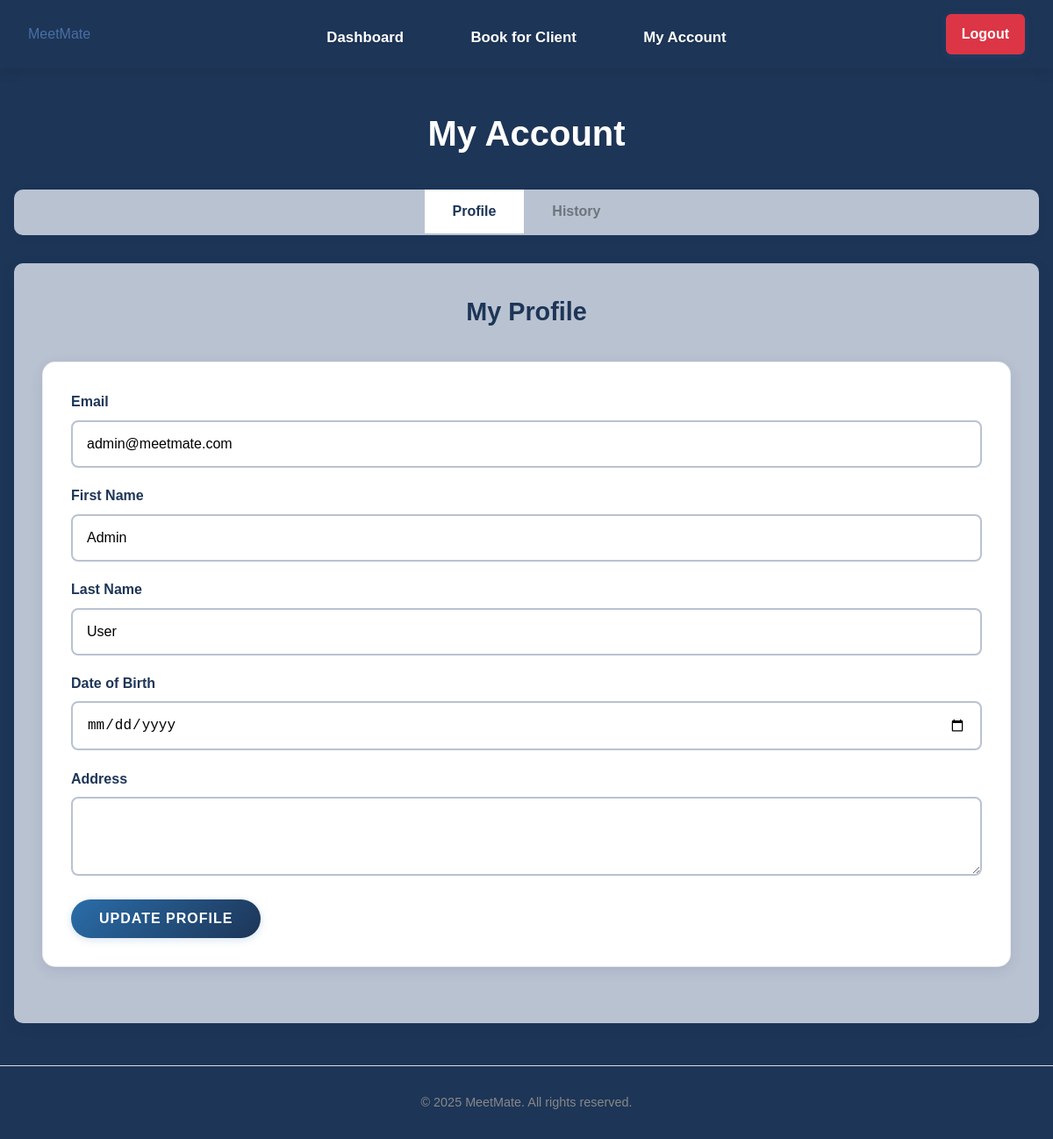
Before: /my_account (signed in) with the older database file.
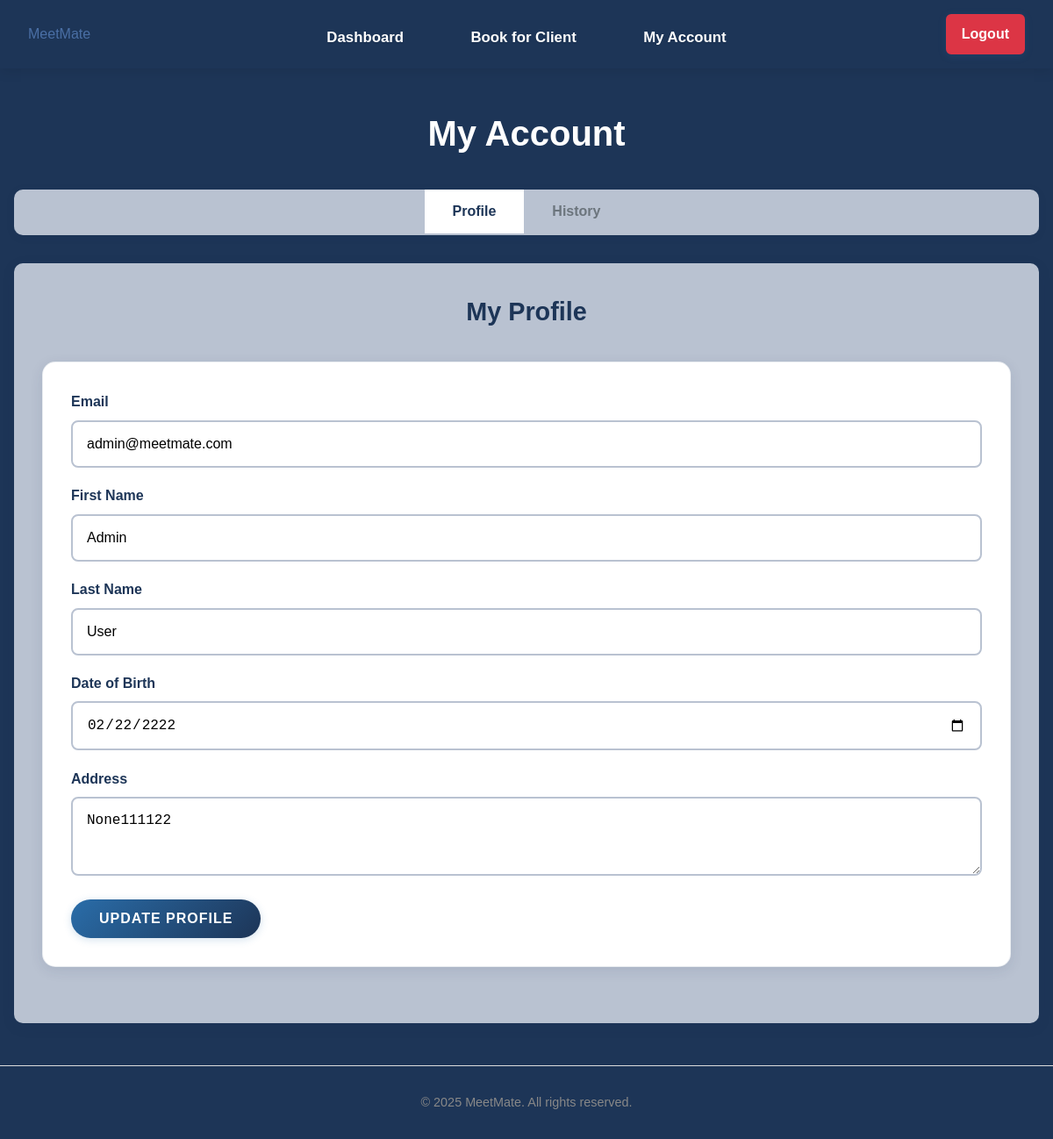
After: the same page with the newer database file.
### tables this page shows
CREATE TABLE users (
                id INTEGER PRIMARY KEY AUTOINCREMENT,
                username TEXT NOT NULL UNIQUE,
                email TEXT NOT NULL UNIQUE,
                password TEXT NOT NULL,
                firstname TEXT,
                lastname TEXT,
                dob TEXT,
                address TEXT,
                role TEXT DEFAULT 'user'
            );

### app.py (the view, shortened to what this page needs)
@app.route('/my_account', methods=['GET', 'POST'])
@login_required
def my_account():
    connection = get_database_connection()
    cursor = connection.cursor()
    user_id = session['user_id']
    user = get_user_by_id(user_id)
    if not user:
        flash('User not found', 'error')
        return redirect(url_for('logout'))
    now = datetime.now()
    current_date = now.date()
    current_time = now.time()
    from datetime import date, timedelta
    today = date.today()
    today_str = today.strftime('%Y-%m-%d')
    today_date = today.strftime('%B %d, %Y')
    tomorrow = today + timedelta(days=1)
    next_week = today + timedelta(days=7)
    tomorrow_str = tomorrow.strftime('%Y-%m-%d')
    next_week_str = next_week.strftime('%Y-%m-%d')
    cursor.execute('''
        SELECT
            b.id,
            b.date,
            b.time_start,
            b.time_end,
            b.notes,
            r.name as room_name,
            r.location as room_location
        FROM bookings b
        JOIN rooms r ON b.room_id = r.id
        WHERE b.user_id = ? AND b.date = ?
        ORDER BY b.time_start
    ''', (user_id, today_str))
    user_today_bookings = []
    for row in cursor.fetchall():
        booking = dict(row)
        booking_date = date.fromisoformat(booking['date'])
        booking_start_time = time.fromisoformat(booking['time_start'] + ':00' if len(booking['time_start']) == 5 else booking['time_start'])
        if booking_date == current_date:
            booking['can_cancel'] = current_time < booking_start_time
            booking['status'] = 'Complete' if current_time >= booking_start_time else None
        else:
            booking['can_cancel'] = True
            booking['status'] = None
        user_today_bookings.append(booking)
    cursor.execute('''
        SELECT
            b.id,
            b.date,
            b.time_start,
            b.time_end,
            b.notes,
            r.name as room_name,
            r.location as room_location
        FROM bookings b
        JOIN rooms r ON b.room_id = r.id
        WHERE b.user_id = ? AND b.date >= ? AND b.date <= ?
        ORDER BY b.date, b.time_start
        LIMIT 10
    ''', (user_id, tomorrow_str, next_week_str))
    user_upcoming_bookings = []
    for row in cursor.fetchall():
        booking = dict(row)
        booking_date = date.fromisoformat(booking['date'])
        booking['formatted_date'] = booking_date.strftime('%a, %b %d')
        booking['can_cancel'] = True
        booking['status'] = None
        user_upcoming_bookings.append(booking)
    user_bookings = get_user_bookings(user_id)
    connection.close()
    return render_template('my_account.html',
                         user=user,
                         today_date=today_date,
                         user_today_bookings=user_today_bookings,
                         user_upcoming_bookings=user_upcoming_bookings,
                         bookings=user_bookings)

### app.py (called while the page is built)
def get_database_path():
    app_directory = app.root_path
    instance_directory = os.path.join(app_directory, 'instance')
    os.makedirs(instance_directory, exist_ok=True)
    database_path = os.path.join(instance_directory, 'meetmate.db')
    return database_path

def get_database_connection():
    db_path = get_database_path()
    connection = sqlite3.connect(db_path)
    connection.row_factory = sqlite3.Row
    return connection

def get_user_by_id(user_id):
    connection = get_database_connection()
    cursor = connection.cursor()
    cursor.execute("SELECT * FROM users WHERE id = ?", (user_id,))
    user = cursor.fetchone()
    connection.close()
    if user:
        return dict(user)
    return None

### templates/my_account.html (shortened to what this page needs)
{% extends "base.html" %}
{% block content %}
<div class="admin-dashboard">
    <h1>My Account</h1>
      <div class="admin-tabs">
        <button class="tab-btn active" data-tab="profile-tab">Profile</button>
        <button class="tab-btn" data-tab="history-tab">History</button>
    </div>      <div class="tab-content">
        <div id="profile-tab" class="tab-pane active">
            <div class="section-header">
                <h2>My Profile</h2>
            </div>            <div class="profile-form">
                <form method="POST" action="{{ url_for('my_account') }}" class="form">
                    <div class="form-group">
                        <label for="email">Email</label>
                        <input type="email" id="email" name="email" value="{{ user.email }}" required>
                    </div>
                    <div class="form-group">
                        <label for="firstname">First Name</label>
                        <input type="text" id="firstname" name="firstname" value="{{ user.firstname or '' }}">
                    </div>
                    <div class="form-group">
                        <label for="lastname">Last Name</label>
                        <input type="text" id="lastname" name="lastname" value="{{ user.lastname or '' }}">
                    </div>
                    <div class="form-group">
                        <label for="dob">Date of Birth</label>
                        <input type="date" id="dob" name="dob" value="{{ user.dob or '' }}">
                    </div>
                    <div class="form-group">
                        <label for="address">Address</label>
                        <textarea id="address" name="address" rows="3">{{ user.address or '' }}</textarea>
                    </div>
                    <div class="form-actions">
                        <button type="submit" class="btn btn-primary">Update Profile</button>
                    </div>
                </form>
            </div>
        </div>
    </div>
</div>
{% endblock %}

Changed rows visible on the page:
changed users "admin@meetmate.com": dob (not shown) → "02/22/2222"; address (not shown) → "None111122"
